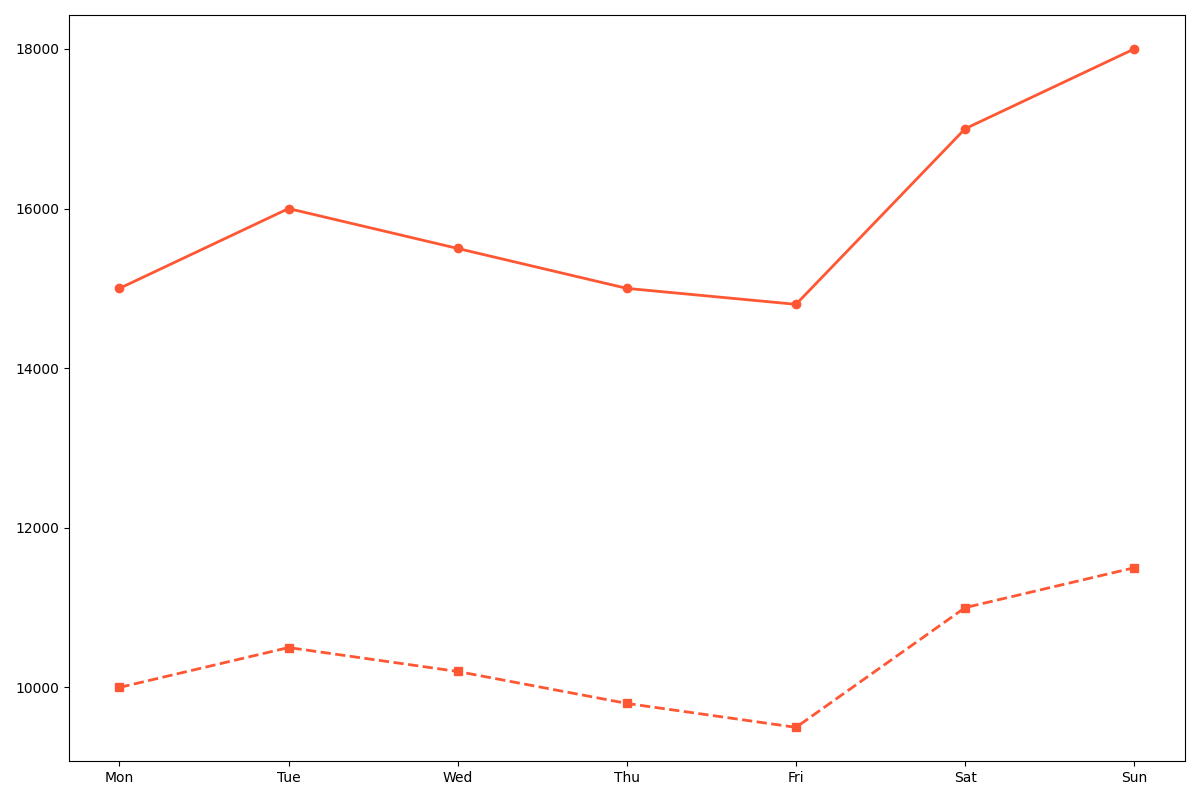

Write Python code to recreate this figure.
import matplotlib.pyplot as plt
import numpy as np

days = np.array(['Mon', 'Tue', 'Wed', 'Thu', 'Fri', 'Sat', 'Sun'])
children_steps = np.array([15000, 16000, 15500, 15000, 14800, 17000, 18000])
adults_steps = np.array([10000, 10500, 10200, 9800, 9500, 11000, 11500])

fig, ax = plt.subplots(figsize=(12, 8))

same_color = '#FF5733'
ax.plot(days, children_steps, marker='o', linestyle='-', linewidth=2, color=same_color)
ax.plot(days, adults_steps, marker='s', linestyle='--', linewidth=2, color=same_color)

# Removed title and axis labels for a text-free chart
plt.tight_layout()
plt.show()
